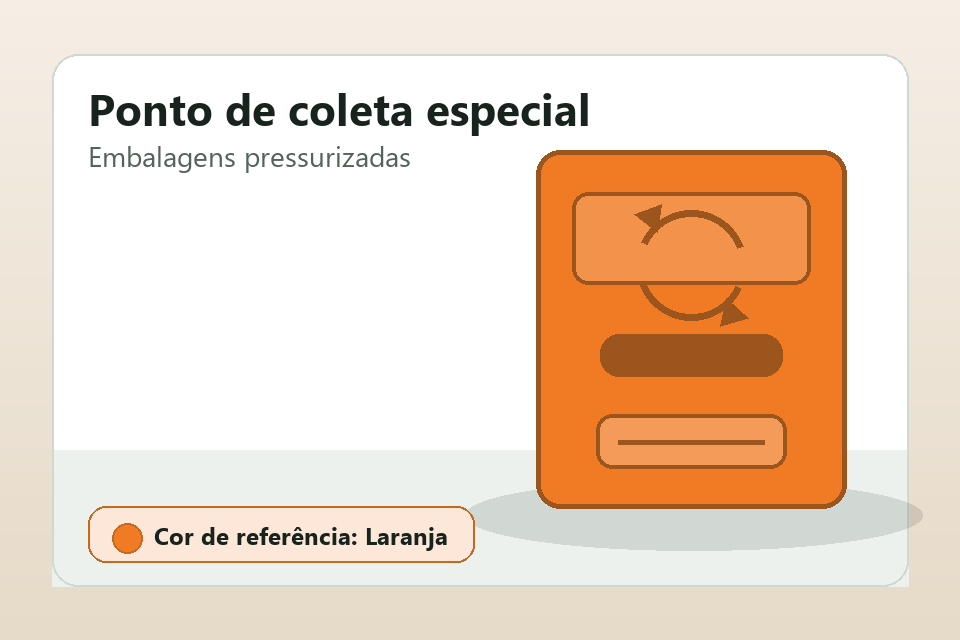
#> input picture assets/disposal_targets/aerosol_orange_dropoff.png, 960 x 640 px
$ python -i adaptive_filters.py   (imports and definitions only)   (older library calls are emulated)
#> lines starting #> are read from the running program, lines starting #| are printed output that depends on the picture; after the words box and inside, x2 and y2 are one past the last pixel; in counts of white or black regions, pixels touching at a corner belong together
### src/ecoscan/image_processing/preprocessing.py
from __future__ import annotations

from dataclasses import dataclass

import numpy as np
from PIL import Image

from ecoscan.image_processing.image_io import array_to_pil, ensure_uint8


@dataclass(frozen=True)
class PreprocessResult:
    resized: np.ndarray
    normalized: np.ndarray
    model_input: np.ndarray
    metadata: dict[str, object]


# [5 lines left out: function resize_image, not called in this run]


def to_grayscale(image: np.ndarray) -> np.ndarray:
    """RGB luminance approximation; keep RGB separately for color recognition."""
    rgb = ensure_uint8(image).astype(np.float32)
    return (0.299 * rgb[..., 0] + 0.587 * rgb[..., 1] + 0.114 * rgb[..., 2]).astype(np.uint8)
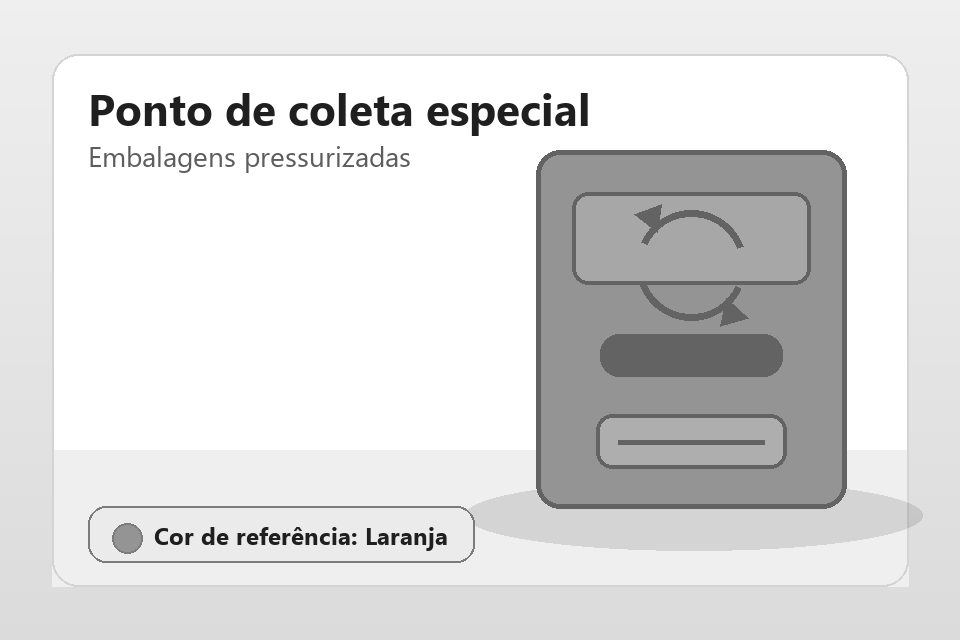
#> returned value: shape (640, 960); min 31, max 255, mean 220.4


def normalize_image(image: np.ndarray) -> np.ndarray:
    return ensure_uint8(image).astype(np.float32) / 255.0


# [55 lines left out: functions prepare_working_image, letterbox_image, prepare_model_input, not called in this run]


def model_input_preview(normalized_image: np.ndarray) -> np.ndarray:
    return np.clip(normalized_image * 255.0, 0, 255).astype(np.uint8)

### src/ecoscan/image_processing/filters.py
from __future__ import annotations

from dataclasses import dataclass
from typing import Any, Callable

import numpy as np
from PIL import ImageFilter

from ecoscan.image_processing.image_io import array_to_pil, ensure_uint8


try:
    import cv2  # type: ignore
except ImportError:  # pragma: no cover - exercised in environments without OpenCV.
    cv2 = None


class FilterUnavailableError(RuntimeError):
    """Raised when a requested filter needs an unavailable optional dependency."""


@dataclass(frozen=True)
class FilterResult:
    name: str
    image: np.ndarray
    parameters: dict[str, Any]
    explanation: str
    dependency: str


# [5 lines left out: function _odd_kernel, not called in this run]


def _rgb_to_gray(image: np.ndarray) -> np.ndarray:
    rgb = ensure_uint8(image).astype(np.float32)
    return (0.299 * rgb[..., 0] + 0.587 * rgb[..., 1] + 0.114 * rgb[..., 2]).astype(np.float32)


def _gray_to_rgb(gray: np.ndarray) -> np.ndarray:
    clipped = np.clip(gray, 0, 255).astype(np.uint8)
    return np.repeat(clipped[..., None], 3, axis=2)


def apply_none(image: np.ndarray, **_: Any) -> FilterResult:
    return FilterResult(
        name="none",
        image=ensure_uint8(image).copy(),
        parameters={},
        explanation="Sem filtro. Serve como controle experimental para comparar impacto das técnicas.",
        dependency="numpy",
    )


# [176 lines left out: functions apply_gaussian, apply_median, apply_bilateral, _global_histogram_equalization, apply_clahe, _convolve2d and 3 more, not called in this run]


FILTERS: dict[str, Callable[..., FilterResult]] = {
    "none": apply_none,
    "gaussian": apply_gaussian,
    "median": apply_median,
    "bilateral": apply_bilateral,
    "clahe": apply_clahe,
    "sobel": apply_sobel,
    "canny": apply_canny,
}


def apply_filter(image: np.ndarray, name: str, parameters: dict[str, Any] | None = None) -> FilterResult:
    normalized_name = name.lower().strip()
    if normalized_name not in FILTERS:
        available = ", ".join(sorted(FILTERS))
        raise ValueError(f"Unknown filter '{name}'. Available filters: {available}.")
    return FILTERS[normalized_name](image, **(parameters or {}))

### src/ecoscan/image_processing/image_io.py
from __future__ import annotations

from dataclasses import dataclass
from pathlib import Path

import numpy as np
from PIL import Image, ImageOps

from ecoscan.image_processing.validation import ImageInfo, validate_image_file


@dataclass(frozen=True)
class LoadedImage:
    info: ImageInfo
    array: np.ndarray


# [36 lines left out: functions load_rgb_image, array_to_pil, save_image, not called in this run]


def ensure_uint8(image: np.ndarray) -> np.ndarray:
    if image.dtype == np.uint8:
        return image
    return np.clip(image, 0, 255).astype(np.uint8)

### src/ecoscan/image_processing/adaptive_filters.py
"""Conservative corrections with an unchanged-image control and measurable gates."""
from __future__ import annotations

from dataclasses import dataclass, replace
from typing import Any

import numpy as np

from ecoscan.image_processing.filters import FilterResult, FilterUnavailableError, apply_filter
from ecoscan.image_processing.image_io import ensure_uint8
from ecoscan.image_processing.preprocessing import to_grayscale
from ecoscan.image_processing.quality import ImageQualityMetrics


ENHANCEMENT_FILTERS = frozenset({"none", "gaussian", "median", "bilateral", "clahe"})


@dataclass(frozen=True)
class AdaptiveFilterPipelineResult:
    filter_result: FilterResult
    decision: dict[str, Any]


def _impulse_mask(image: np.ndarray) -> np.ndarray:
    import cv2
    gray = to_grayscale(image)
    median = cv2.medianBlur(gray, 3)
    extreme = (gray <= 3) | (gray >= 252)
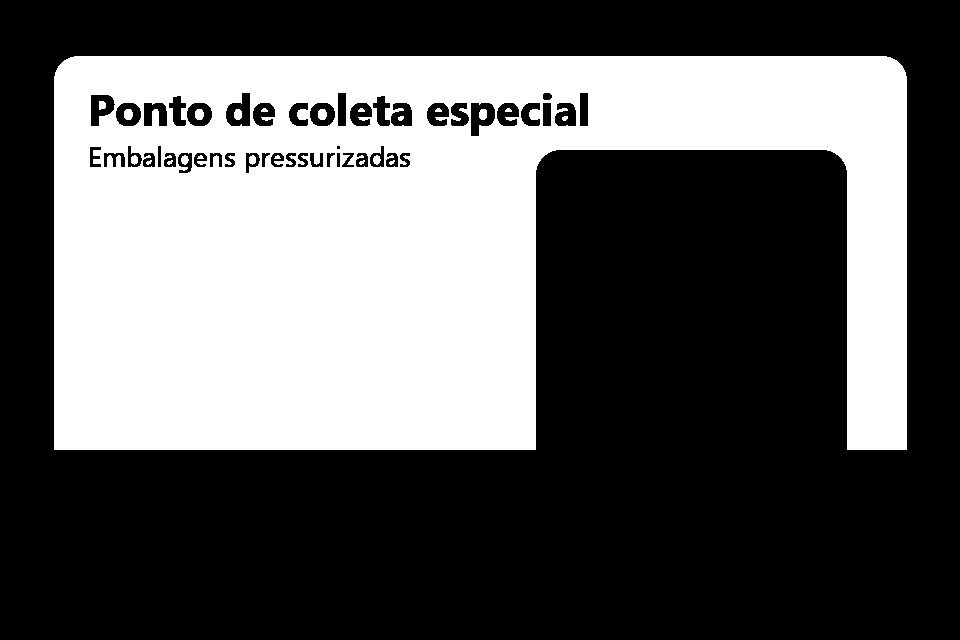
#> extreme: shape (640, 960) bool; 37.9% white; 23 white regions (6 under 20 px), largest, box (x1, y1, x2, y2) and area: (54, 56, 907, 450) 231858, (124, 109, 133, 120) 85, (195, 109, 204, 120) 85
    extreme_neighbors = cv2.boxFilter(extreme.astype(np.float32), -1, (3, 3), normalize=False)
    return extreme & (np.abs(gray.astype(float) - median) > 45) & (extreme_neighbors <= 2)
#> returned value: shape (640, 960) bool; every value is 0


def correction_diagnostics(image: np.ndarray) -> dict[str, float]:
    from skimage.restoration import estimate_sigma

    gray = to_grayscale(ensure_uint8(image))
    impulse = _impulse_mask(image)
    sigma = float(estimate_sigma(gray.astype(float) / 255.0, channel_axis=None)) * 255.0
#> sigma = 2.91e-31
    low, high = np.percentile(gray, [5, 95])
#> low = 124; high = 255
    return {
        "noise_sigma": round(sigma if np.isfinite(sigma) else 0.0, 4),
        "impulse_ratio": float(impulse.mean()),
        "robust_range": float(high - low),
        "clipped_ratio": float(((gray <= 2) | (gray >= 253)).mean()),
    }


def _preservation(before: np.ndarray, after: np.ndarray) -> dict[str, float]:
    import cv2
    from skimage.metrics import structural_similarity

    a, b = before.astype(float), after.astype(float)
    lab_a = cv2.cvtColor(before, cv2.COLOR_RGB2LAB).astype(float)
    lab_b = cv2.cvtColor(after, cv2.COLOR_RGB2LAB).astype(float)
    # Compare scene edges at a modest scale so random noise does not count as detail.
    gray_a = cv2.GaussianBlur(to_grayscale(before), (5, 5), 1.0).astype(float)
    gray_b = cv2.GaussianBlur(to_grayscale(after), (5, 5), 1.0).astype(float)
    edge_a = cv2.magnitude(cv2.Sobel(gray_a, cv2.CV_64F, 1, 0), cv2.Sobel(gray_a, cv2.CV_64F, 0, 1))
    edge_b = cv2.magnitude(cv2.Sobel(gray_b, cv2.CV_64F, 1, 0), cv2.Sobel(gray_b, cv2.CV_64F, 0, 1))
    strong = edge_a > max(40.0, float(np.percentile(edge_a, 85)))
    retention = float(edge_b[strong].mean() / edge_a[strong].mean()) if strong.any() else 1.0
    return {
        "ssim": float(structural_similarity(before, after, channel_axis=-1, data_range=255)),
        "mean_absolute_change": float(np.abs(a - b).mean()),
        "chroma_change": float(np.abs(lab_a[..., 1:] - lab_b[..., 1:]).mean()),
        "edge_retention": retention,
    }


def apply_adaptive_filter_pipeline(
    image: np.ndarray,
    filters_config: dict[str, Any] | None = None,
    *,
    quality: ImageQualityMetrics | None = None,
    overrides: dict[str, Any] | None = None,
) -> AdaptiveFilterPipelineResult:
    source = ensure_uint8(image)
    config = dict(filters_config or {})
    automatic = dict(config.get("auto", {})) | dict(overrides or {})
    before = correction_diagnostics(source)
#> before = {'noise_sigma': 0, 'impulse_ratio': 0, 'robust_range': 131, 'clipped_ratio': 0.379}
    proposals: list[tuple[str, str]] = []
    if before["impulse_ratio"] >= float(automatic.get("min_impulse_ratio", 0.0005)):
        proposals.append(("median", "ruído impulsivo isolado"))
    elif before["noise_sigma"] >= float(automatic.get("min_noise_sigma", 4.0)):
        proposals.extend([("bilateral", "ruído estimado"), ("gaussian", "ruído estimado")])
    if 8 < before["robust_range"] < 70 and before["noise_sigma"] < 6:
        proposals.append(("clahe", "faixa tonal reduzida"))

    allowed = automatic.get("candidate_sequences")
    if allowed:
        allowed_names = {step for sequence in allowed for step in
                         (sequence.split(",") if isinstance(sequence, str) else sequence)}
        proposals = [pair for pair in proposals if pair[0] in allowed_names]

    defaults = {
        "median": {"kernel_size": 3},
        "gaussian": {"kernel_size": 3, "sigma": 0.55},
        "bilateral": {"diameter": 5, "sigma_color": max(12, min(30, before["noise_sigma"] * 2)),
                      "sigma_space": 3},
        "clahe": {"clip_limit": 1.5, "tile_grid_size": [8, 8], "strength": 0.20},
    }
    selected = apply_filter(source, "none")
    selected_score = 0.0
    rows = [{"sequence": "none", "score": 0.0, "accepted": True, "reason": "controle sem alteração"}]
    skipped = []
    for method, diagnosis in proposals:
        parameters = defaults[method] | dict(automatic.get("method_parameters", {}).get(method, {}))
        try:
            candidate = apply_filter(source, method, parameters)
        except (FilterUnavailableError, ValueError) as exc:
            skipped.append({"sequence": method, "reason": str(exc)})
            continue
        if method == "median":
            impulse_mask = _impulse_mask(source)
            candidate = replace(candidate,
                image=np.where(impulse_mask[..., None], candidate.image, source),
                parameters=candidate.parameters | {"application": "isolated_impulse_pixels"})
        after = correction_diagnostics(candidate.image)
        preservation = _preservation(source, candidate.image)
        spatial_guard = preservation["edge_retention"] >= 0.85 and preservation["ssim"] >= 0.82
        if method == "median":
            gain = 1.0 - after["impulse_ratio"] / max(before["impulse_ratio"], 1e-6)
            sufficient = gain >= 0.5
            # Removing corruption may lower SSIM against the corrupt image. Require
            # exact preservation of every pixel outside the diagnosed impulses.
            untouched = np.array_equal(source[~impulse_mask], candidate.image[~impulse_mask])
            preservation["unaffected_pixels_preserved"] = bool(untouched)
            spatial_guard = untouched
        elif method == "clahe":
            gain = (after["robust_range"] - before["robust_range"]) / max(before["robust_range"], 1)
            sufficient = gain >= 0.04
        else:
            gain = 1.0 - after["noise_sigma"] / max(before["noise_sigma"], 1e-6)
            sufficient = gain >= 0.15
        guards = (
            spatial_guard
            and preservation["chroma_change"] <= 3.0
            and preservation["mean_absolute_change"] <= 10.0
            and after["clipped_ratio"] <= before["clipped_ratio"] + 0.005
        )
        accepted = bool(sufficient and guards)
        score = float(gain - preservation["mean_absolute_change"] / 100) if accepted else -1.0
        rows.append({"sequence": method, "score": round(score, 4), "accepted": accepted,
                     "reason": diagnosis if accepted else "ganho insuficiente ou perda de informação",
                     "before": before, "after": after, "preservation": preservation})
        if score > selected_score:
            selected, selected_score = candidate, score
#> after the loop, rows = 1 item; selected_score = 0; skipped = []

    reason = ("Imagem preservada: nenhuma correção demonstrou ganho suficiente com os limites de preservação."
              if selected.name == "none" else
              f"{selected.name} aplicado após diagnóstico; limites de alteração de cor, contorno e intensidade atendidos.")
    decision = {"requested": "auto", "mode": "conservative_v2", "selected": selected.name,
                "selected_sequence": [selected.name], "reason": reason, "diagnostics": before,
                "candidates": rows, "skipped": skipped,
                "quality_issues": [diagnosis for _, diagnosis in proposals]}
    result = FilterResult(
        name=f"auto -> {selected.name}", image=selected.image,
        parameters={"sequence": [selected.name], "steps": [{"name": selected.name,
                    "parameters": selected.parameters, "dependency": selected.dependency}],
                    "score": round(selected_score, 4)},
        explanation=reason, dependency=selected.dependency,
    )
    return AdaptiveFilterPipelineResult(result, decision)

>>> import cv2
>>> picture = cv2.cvtColor(cv2.imread('../../../assets/disposal_targets/aerosol_orange_dropoff.png'), cv2.COLOR_BGR2RGB)
>>> result = apply_adaptive_filter_pipeline(picture)
